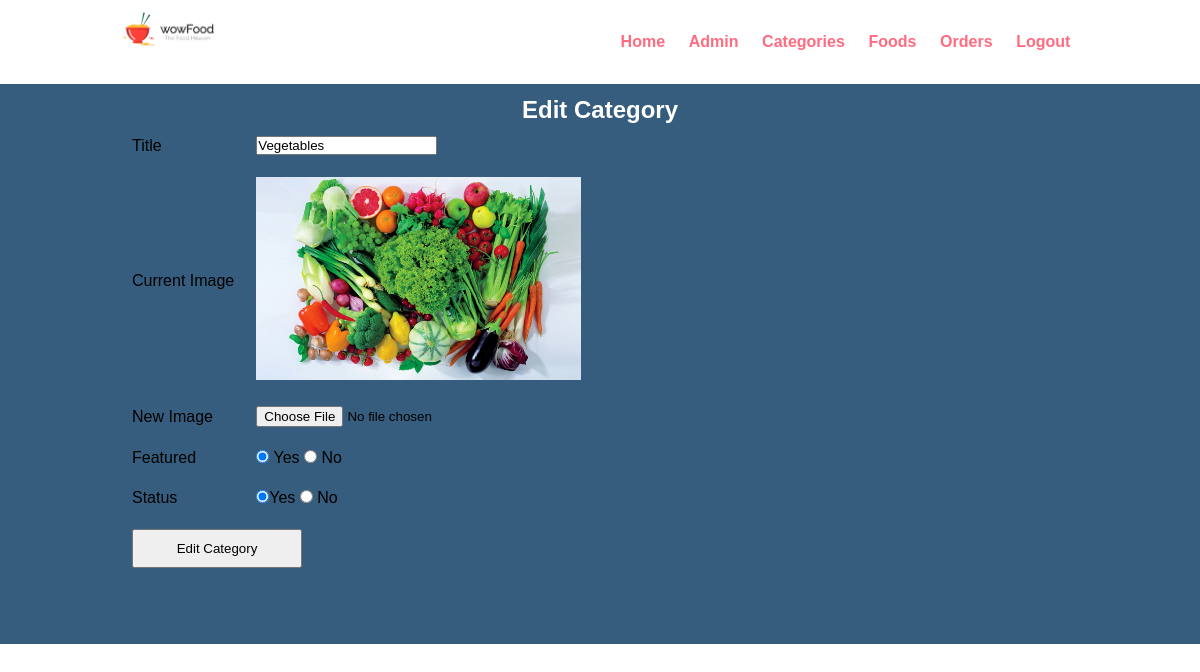
The app's page /CMS/edit_cat.php?id=2 with its own data.
### tables this page shows
CREATE TABLE `tbl_category` (
  `cat_id` int(10) UNSIGNED NOT NULL,
  `cat_title` varchar(150) NOT NULL,
  `cat_price` decimal(10,2) NOT NULL,
  `cat_imageName` varchar(150) NOT NULL,
  `cat_featured` varchar(10) NOT NULL,
  `cat_status` varchar(10) NOT NULL
);

### CMS/edit_cat.php (the view, shortened to what this page needs)
<?php include('includes/templates/header.php');
if (isset($_GET['id'])) {
    $cat_id = $_GET['id'];
    $sql = 'SELECT * FROM tbl_category WHERE cat_id = ?';
    $stat = $cont->prepare($sql);
    $stat->execute([$cat_id]);
    $count = $stat->rowCount();
    if ($count > 0) {
        while($row = $stat->fetch()) {
            $cat_title    = $row['cat_title'];
            $cat_image    = $row['cat_imageName'];
            $cat_featured = $row['cat_featured'];
            $cat_status   = $row['cat_status'];}
    } else {
        header("refresh: 1; url=" . HOME_URL . 'CMS/manage_categories.php');
    }
?>
<div class="main-content">
    <div class="container">
    <div class="cat-box">
            <h3 style="margin: auto; text-align: center; color: #FFF">Edit Category</h3>
            <form class="cat-form" action="" method="POST" enctype="multipart/form-data">
                <table class="cat-tbl">
                    <tr>
                        <td>Title </td>
                        <td>
                            <input type="text" name="title" placeholder="Title" value="<?php echo $cat_title;?>">
                        </td>
                    </tr>
                    <tr>
                        <td>Current Image </td>
                        <td>
                            <?php
                                if ($cat_image !== "") {
                                    ?>
                                    <img src="<?php echo HOME_URL?>images/category_img/<?php echo $cat_image;?>" style='width: 325px'>
                                    <?php
                                } else {
                                    echo "There's No Image";
                                }
                            ?>
                        </td>
                    </tr>
                    <tr>
                        <td>New Image</td>
                        <td>
                            <input type="file" name="cat_newImage">
                        </td>
                    </tr>
                    <tr>
                        <td>Featured</td>
                        <td>
                            <input <?php if ($cat_featured == "yes") {echo "checked";}?> type="radio" name="cat_featured" value="yes"> Yes
                            <input  <?php if ($cat_featured == "no") {echo "checked";}?> type="radio" name="cat_featured" value="no"> No
                        </td>
                    </tr>
                    <tr>
                        <td>Status </td>
                        <td>
                            <input <?php if ($cat_status == "yes") {echo "checked";}?> type="radio" name="cat_status" value="yes">Yes
                            <input <?php if ($cat_status == "no") {echo "checked";}?> type="radio" name="cat_status" value="no"> No
                        </td>
                    </tr>
                    <tr>
                        <td colspan="2">
                            <input type="submit" name="submit" value="Edit Category">
                        </td>
                    </tr>
                </table>
            <?php
             } else {
                header("refresh: 1; url=" . HOME_URL . 'CMS/manage_categories.php');
            }
            ?>
            </form>
        </div>
    </div>
</div>

### css/cms.css (style rules this page uses)
* { margin: 0 0; padding: 0 0; font-family: Arial, Helvetica, sans-serif; }
.container { width: 80%; margin: 0 auto; padding: 1%; }
h3 { font-size: 1.5rem; }
.main-content { min-height: 70vh; background-color: #365d7e; }
.cat-box h3 { width: 100%; }
.cat-tbl tr td { padding: 10px ; }
.cat-tbl tr { width: 300px !important; padding: 10px !important; }
.cat-tbl tr:last-child td input { width: 170px; padding: 10px; }

### records on screen
tbl_category: title "Vegetables", cat_imageName (picture), cat_featured "☑", cat_status "☑"
